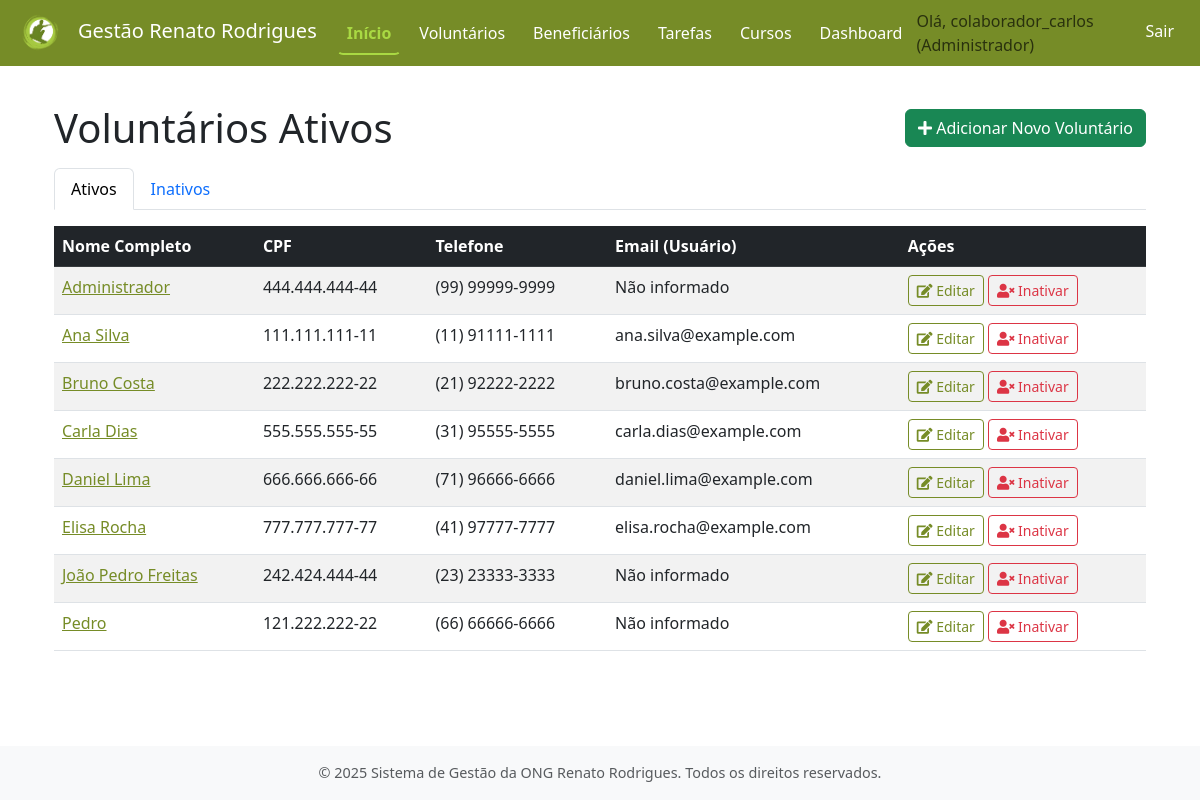
The app's page /voluntarios/ (signed in), older data.
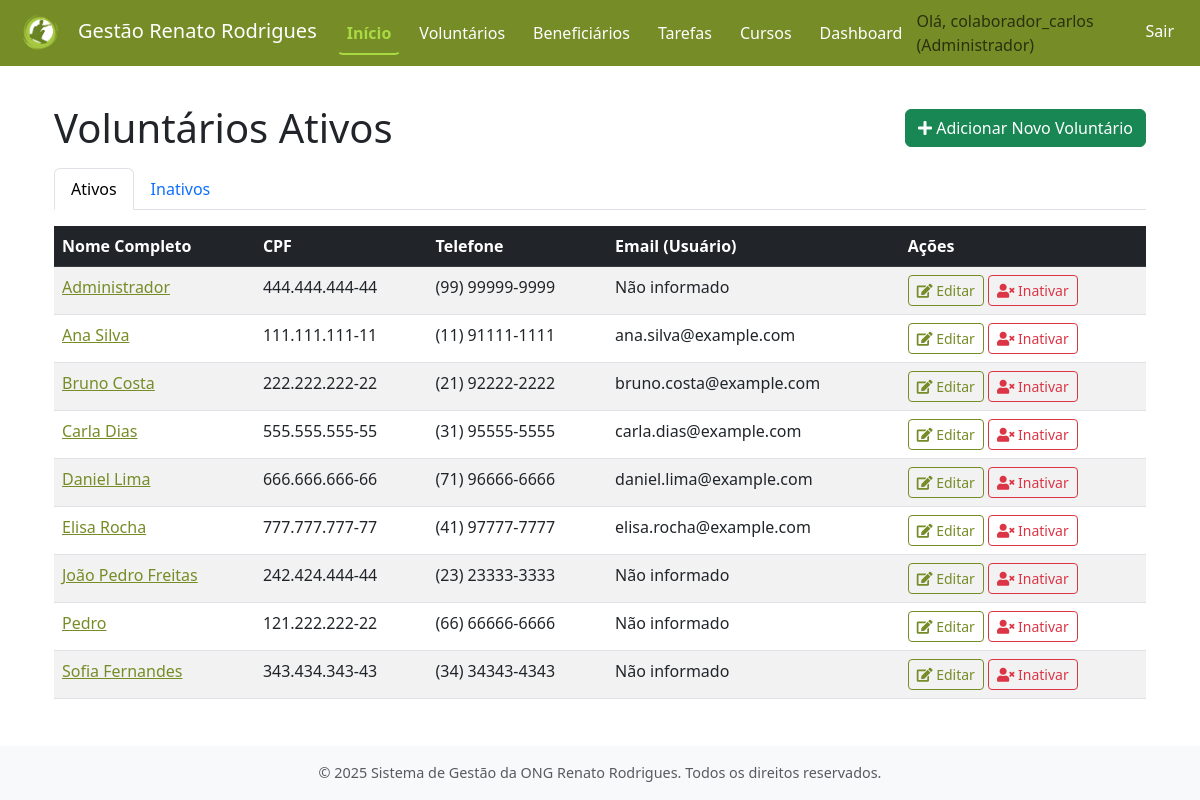
The same page, newer data.
### voluntarios/models.py (models this page shows, shortened)
class Voluntario(models.Model):
    usuario = models.OneToOneField(
        settings.AUTH_USER_MODEL,
        on_delete=models.CASCADE,
        verbose_name='Usuário',
        help_text='Conta de usuário associada a este voluntário.'
    )
    nome_completo = models.CharField(max_length=255, verbose_name='Nome Completo')
    cpf = models.CharField(max_length=14, unique=True, verbose_name='CPF', help_text='Formato: XXX.XXX.XXX-XX')
    rg = models.CharField(max_length=10, verbose_name='RG') # Tornando obrigatório
    data_nascimento = models.DateField(verbose_name='Data de Nascimento')
    telefone = models.CharField(max_length=20, blank=True, null=True, verbose_name='Telefone Celular', help_text='Formato: (XX) XXXXX-XXXX')
    cep = models.CharField(max_length=9, blank=True, null=True, verbose_name='CEP', help_text='Formato: XXXXX-XXX')
    logradouro = models.CharField(max_length=255, blank=True, null=True, verbose_name='Logradouro')
    numero_endereco = models.CharField(max_length=10, blank=True, null=True, verbose_name='Número')
    complemento_endereco = models.CharField(max_length=100, blank=True, null=True, verbose_name='Complemento')
    bairro = models.CharField(max_length=100, blank=True, null=True, verbose_name='Bairro')
    cidade = models.CharField(max_length=100, blank=True, null=True, verbose_name='Cidade')
    estado = models.CharField(max_length=2, blank=True, null=True, verbose_name='UF') # Sigla do estado, ex: SP
    areas_interesse = models.TextField(blank=True, null=True, verbose_name='Áreas de Interesse', help_text='Descreva as áreas em que o voluntário tem interesse em atuar.')
    disp_seg_m = models.BooleanField(default=False, verbose_name='Segunda (Manhã)')
    disp_seg_t = models.BooleanField(default=False, verbose_name='Segunda (Tarde)')
    disp_seg_n = models.BooleanField(default=False, verbose_name='Segunda (Noite)')
    disp_ter_m = models.BooleanField(default=False, verbose_name='Terça (Manhã)')
    disp_ter_t = models.BooleanField(default=False, verbose_name='Terça (Tarde)')
    disp_ter_n = models.BooleanField(default=False, verbose_name='Terça (Noite)')
    disp_qua_m = models.BooleanField(default=False, verbose_name='Quarta (Manhã)')
    disp_qua_t = models.BooleanField(default=False, verbose_name='Quarta (Tarde)')
    disp_qua_n = models.BooleanField(default=False, verbose_name='Quarta (Noite)')
    disp_qui_m = models.BooleanField(default=False, verbose_name='Quinta (Manhã)')
    disp_qui_t = models.BooleanField(default=False, verbose_name='Quinta (Tarde)')
    disp_qui_n = models.BooleanField(default=False, verbose_name='Quinta (Noite)')
    disp_sex_m = models.BooleanField(default=False, verbose_name='Sexta (Manhã)')
    disp_sex_t = models.BooleanField(default=False, verbose_name='Sexta (Tarde)')
    disp_sex_n = models.BooleanField(default=False, verbose_name='Sexta (Noite)')
    disp_sab_m = models.BooleanField(default=False, verbose_name='Sábado (Manhã)')
    disp_sab_t = models.BooleanField(default=False, verbose_name='Sábado (Tarde)')
    disp_sab_n = models.BooleanField(default=False, verbose_name='Sábado (Noite)')
    disp_dom_m = models.BooleanField(default=False, verbose_name='Domingo (Manhã)')
    disp_dom_t = models.BooleanField(default=False, verbose_name='Domingo (Tarde)')
    disp_dom_n = models.BooleanField(default=False, verbose_name='Domingo (Noite)')
    data_cadastro = models.DateTimeField(auto_now_add=True, verbose_name='Data de Cadastro')
    ativo = models.BooleanField(default=True, verbose_name='Ativo')
    data_inativacao = models.DateTimeField(null=True, blank=True, verbose_name='Data de Inativação')
    class Meta:
        verbose_name = 'Voluntário'
        verbose_name_plural = 'Voluntários'
        ordering = ['nome_completo']
    def get_cpf_formatado(self):
        if self.cpf:
            cpf_numeros = ''.join(filter(str.isdigit, self.cpf))
            if len(cpf_numeros) == 11:
                return f"{cpf_numeros[:3]}.{cpf_numeros[3:6]}.{cpf_numeros[6:9]}-{cpf_numeros[9:]}"
        return self.cpf or ""
    def get_telefone_formatado(self):
        if self.telefone:
            tel_numeros = ''.join(filter(str.isdigit, self.telefone))
            if len(tel_numeros) == 11: # (XX) XXXXX-XXXX
                return f"({tel_numeros[:2]}) {tel_numeros[2:7]}-{tel_numeros[7:]}"
            elif len(tel_numeros) == 10: # (XX) XXXX-XXXX
                return f"({tel_numeros[:2]}) {tel_numeros[2:6]}-{tel_numeros[6:]}"
        return self.telefone or ""

### contas/models.py (models this page shows, shortened)
class Usuario(AbstractUser):
    TIPOS_USUARIO = [
        ('ADMIN', 'Administrador'),
        ('VOLUNT', 'Voluntário'),
    ]
    tipo_usuario = models.CharField(
        max_length=6,
        choices=TIPOS_USUARIO,
        default='VOLUNT',
        verbose_name='Tipo de Usuário'
    )
    groups = models.ManyToManyField(
        'auth.Group',
        verbose_name='grupos',
        blank=True,
        help_text='Os grupos aos quais este usuário pertence. Um usuário receberá todas as permissões concedidas a cada um de seus grupos.',
        related_name="usuario_set_contas",  # Nome único para related_name
        related_query_name="usuario_contas",
    )
    user_permissions = models.ManyToManyField(
        'auth.Permission',
        verbose_name='permissões do usuário',
        blank=True,
        help_text='Permissões específicas para este usuário.',
        related_name="usuario_set_contas_perm",  # Nome único para related_name
        related_query_name="usuario_contas_perm",
    )

### voluntarios/views.py (the view)
# urls.py: path('', views.listar_voluntarios, name='listar_voluntarios'),
@login_required
def listar_voluntarios(request):
    filtro_ativo_param = request.GET.get('filtro_ativo', 'ativos')
    if filtro_ativo_param == 'inativos':
        voluntarios = Voluntario.objects.filter(ativo=False).order_by('nome_completo')
        titulo_pagina_especifico = 'Voluntários Inativos'
    else: # 'ativos' ou qualquer outro valor
        voluntarios = Voluntario.objects.filter(ativo=True).order_by('nome_completo')
        titulo_pagina_especifico = 'Voluntários Ativos'
        filtro_ativo_param = 'ativos' # Garante que o valor seja 'ativos' se não for 'inativos'
    contexto = {
        'voluntarios': voluntarios,
        'titulo_pagina': titulo_pagina_especifico,
        'filtro_ativo_atual': filtro_ativo_param
    }
    return render(request, 'voluntarios/listar_voluntarios.html', contexto)

### voluntarios/templates/voluntarios/listar_voluntarios.html (shortened to what this page needs)
{% extends "core/base.html" %}
{% block content %}
<div class="container mt-4">
    <div class="d-flex flex-column flex-md-row justify-content-md-between align-items-md-center mb-3">
        <h1 class="mb-2 mb-md-0">{{ titulo_pagina }}</h1>
        {% if request.user.tipo_usuario == 'ADMIN' %}
        <a href="{% url 'voluntarios:cadastrar_voluntario' %}" class="btn btn-success align-self-start align-self-md-auto">
            <i class="fas fa-plus"></i> Adicionar Novo Voluntário
        </a>
        {% endif %}
    </div>
    <ul class="nav nav-tabs mb-3">
        <li class="nav-item">
            <a class="nav-link {% if filtro_ativo_atual == 'ativos' %}active{% endif %}" href="{% url 'voluntarios:listar_voluntarios' %}?filtro_ativo=ativos">Ativos</a>
        </li>
        <li class="nav-item">
            <a class="nav-link {% if filtro_ativo_atual == 'inativos' %}active{% endif %}" href="{% url 'voluntarios:listar_voluntarios' %}?filtro_ativo=inativos">Inativos</a>
        </li>
    </ul>
    {% if voluntarios %}
        <div class="table-responsive">
            <table class="table table-striped table-hover">
                <thead class="table-dark">
                    <tr>
                        <th>Nome Completo</th>
                        <th>CPF</th>
                        <th>Telefone</th>
                        <th>Email (Usuário)</th>
                        <th>Ações</th>
                    </tr>
                </thead>
                <tbody>
                    {% for voluntario in voluntarios %}
                    <tr>
                        <td>
                            <a href="{% url 'voluntarios:detalhar_voluntario' voluntario.id %}">
                                {{ voluntario.nome_completo }}
                            </a>
                        </td>
                        <td>{{ voluntario.get_cpf_formatado|default:"Não informado" }}</td>
                        <td>{{ voluntario.get_telefone_formatado|default:"Não informado" }}</td>
                        <td>{{ voluntario.usuario.email|default:"Não informado" }}</td>
                        <td>
                            <div class="d-flex flex-column flex-md-row">
                                {% if request.user.tipo_usuario == 'ADMIN' or request.user.tipo_usuario == 'VOLUNT' and request.user.voluntario and request.user.voluntario.id == voluntario.id %}
                                <a href="{% url 'voluntarios:editar_voluntario' voluntario.id %}" class="btn btn-sm btn-outline-primary mb-1 mb-md-0 me-md-1" title="Editar">
                                    <i class="fas fa-edit"></i> Editar
                                </a>
                                {% endif %}
                                {% if request.user.tipo_usuario == 'ADMIN' %}
                                    {% if voluntario.ativo %}
                                    <a href="{% url 'voluntarios:excluir_voluntario' voluntario.id %}" class="btn btn-sm btn-outline-danger" title="Inativar">
                                        <i class="fas fa-user-times"></i> Inativar
                                    </a>
                                    {% endif %}
                                {% endif %}
                            </div>
                        </td>
                    </tr>
                    {% endfor %}
                </tbody>
            </table>
        </div>
    {% endif %}
</div>
{% endblock content %}

Row changes from the older to the newer data that the page shows:
added Voluntario: nome_completo "Sofia Fernandes", get_cpf_formatado "343.434.343-43", get_telefone_formatado "(34) 34343-4343", usuario.email "Não informado", ativo True (drawn)
